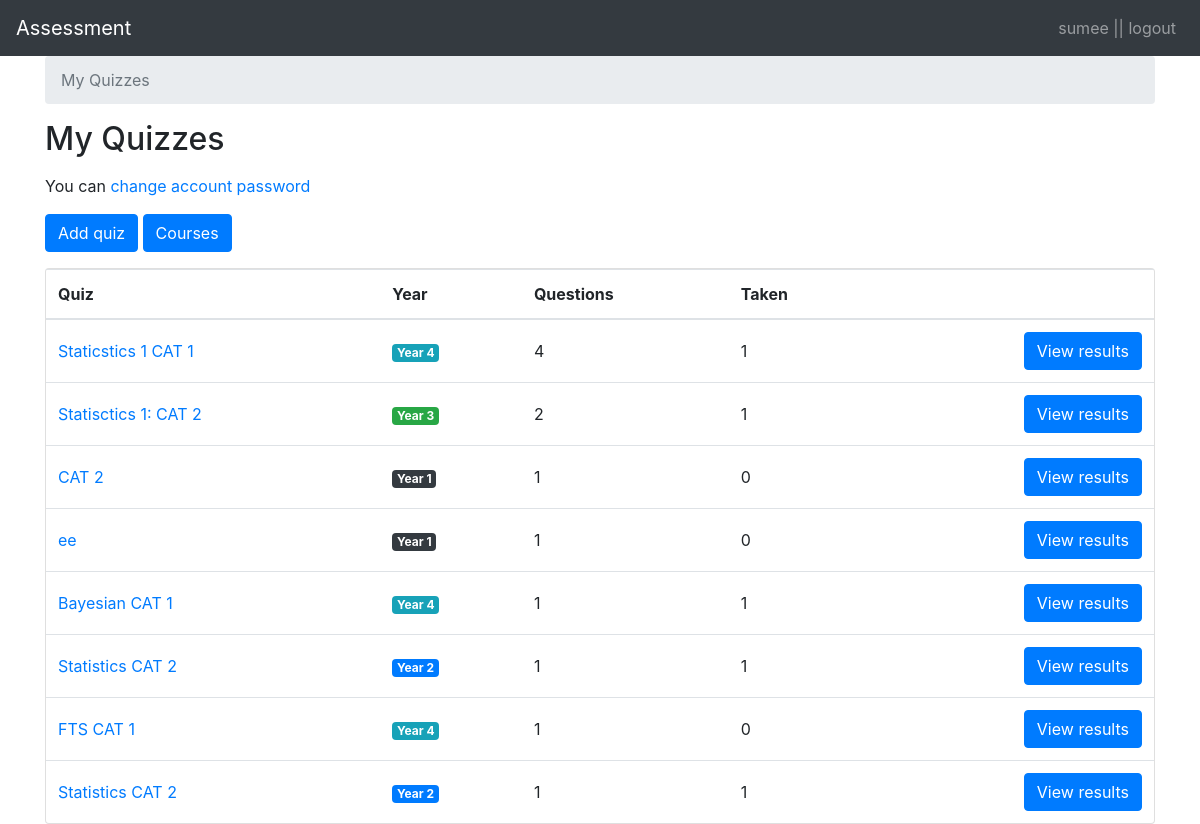
Page /teachers/ (signed in) on the committed database.
### classroom/models.py (models this page shows, shortened)
class User(AbstractUser):
    is_student = models.BooleanField(default=False)
    is_teacher = models.BooleanField(default=False)

class Quiz(models.Model):
    owner = models.ForeignKey(User, on_delete=models.CASCADE, related_name='quizzes')
    name = models.CharField(max_length=255)
    subject = models.ForeignKey(Subject, on_delete=models.CASCADE, related_name='quizzes')
    duration = models.DurationField(default=datetime.timedelta(hours=2))  # default quiz time of 2 hrs

class Subject(models.Model):
    name = models.CharField(max_length=30)
    color = models.CharField(max_length=7, default='#007bff')
    def get_html_badge(self):
        name = escape(self.name)
        color = escape(self.color)
        html = '<span class="badge badge-primary" style="background-color: %s">%s</span>' % (color, name)
        return mark_safe(html)

### classroom/views/teachers.py (the view)
# urls.py: path('', students.QuizListView.as_view(), name='quiz_list'),
@method_decorator([login_required, teacher_required], name='dispatch')
class QuizListView(ListView):
    model = Quiz
    ordering = ('name', )
    context_object_name = 'quizzes'
    template_name = 'classroom/teachers/quiz_change_list.html'
    def get_queryset(self):
        queryset = self.request.user.quizzes \
            .select_related('subject') \
            .annotate(questions_count=Count('questions', distinct=True)) \
            .annotate(taken_count=Count('taken_quizzes', distinct=True))
        return queryset

### classroom/templates/classroom/teachers/quiz_change_list.html
{% extends 'base.html' %}
{% block content %}
  <nav aria-label="breadcrumb">
    <ol class="breadcrumb">
      <li class="breadcrumb-item active" aria-current="page">My Quizzes</li>
    </ol>
  </nav>
  <h2 class="mb-3">My Quizzes</h2>
    <p>You can <a href="{% url 'password_change' %}">change account password</a></p>
  <a href="{% url 'teachers:quiz_add' %}" class="btn btn-primary mb-3" role="button">Add quiz</a>
    <a href="{% url 'teachers:course_change_list' %}" class="btn btn-primary mb-3" role="button">Courses</a>
  <div class="card">
    <table class="table mb-0">
      <thead>
        <tr>
          <th>Quiz</th>
          <th>Year</th>
          <th>Questions</th>
          <th>Taken</th>
          <th></th>
        </tr>
      </thead>
      <tbody>
        {% for quiz in quizzes %}
          <tr>
            <td class="align-middle"><a href="{% url 'teachers:quiz_change' quiz.pk %}">{{ quiz.name }}</a></td>
            <td class="align-middle">{{ quiz.subject.get_html_badge }}</td>
            <td class="align-middle">{{ quiz.questions_count }}</td>
            <td class="align-middle">{{ quiz.taken_count }}</td>
            <td class="text-right">
              <a href="{% url 'teachers:quiz_results' quiz.pk %}" class="btn btn-primary">View results</a>
            </td>
          </tr>
        {% empty %}
          <tr>
            <td class="bg-light text-center font-italic" colspan="5">You haven't created any quiz yet.</td>
          </tr>
        {% endfor %}
      </tbody>
    </table>
  </div>
{% endblock %}

### templates/base.html (shortened to what this page needs)
{% load i18n %}
{% load static %}
<!DOCTYPE html>
<html lang="en" >
<head>
  <link rel="stylesheet" href="https://stackpath.bootstrapcdn.com/bootstrap/4.1.2/css/bootstrap.min.css"
>
</head>
<body>
  <nav class="navbar navbar-expand-lg navbar-dark bg-dark">
   <a  class="navbar-brand" href="{% url 'home' %}">Assessment
   </a>
    <div class="collapse navbar-collapse" id="navbarSupportedContent">
      <ul class="navbar-nav ml-auto">
        <li class="nav-item ">
          {% if user.is_authenticated %}
             <a class="nav-link" href="{% url 'logout' %}">{{user.username}} || logout</a>
          {% else %}
          <a class="nav-link" href="{% url 'login' %}">Login</a>
          {% endif %}
        </li>
      </ul>
    </div>
  </nav>
  <div class="container">
     {% block content %} {% endblock %}
  </div>
</body>
</html>

### rows in the picture
User: username "sumee"
Quiz: name "Staticstics 1 CAT 1", subject.get_html_badge "Year 4", questions_count "4", taken_count "1"
Quiz: name "Statisctics 1: CAT 2", subject.get_html_badge "Year 3", questions_count "2", taken_count "1"
Quiz: name "CAT 2", subject.get_html_badge "Year 1", questions_count "1", taken_count "0"
Quiz: name "ee", subject.get_html_badge "Year 1", questions_count "1", taken_count "0"
Quiz: name "Bayesian CAT 1", subject.get_html_badge "Year 4", questions_count "1", taken_count "1"
Quiz: name "Statistics CAT 2", subject.get_html_badge "Year 2", questions_count "1", taken_count "1"
Quiz: name "FTS CAT 1", subject.get_html_badge "Year 4", questions_count "1", taken_count "0"
Quiz: name "Statistics CAT 2", subject.get_html_badge "Year 2", questions_count "1", taken_count "1"
